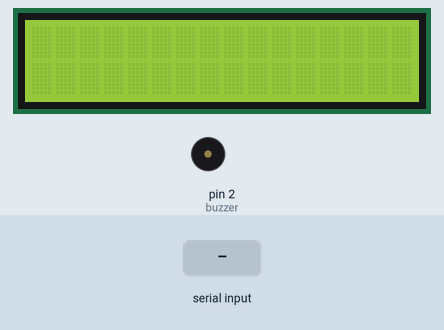
This program was run on a simulated Arduino Uno, built with avr-gcc and run on an emulated ATmega328P. Parts: 16×2 character LCD, buzzer (waves = sounding, pin HIGH). The inputs (shaded band) are chosen by the test bench.

Above: at 1.2 s.
1.3 s: "1" received over Serial
At 5.7 s:
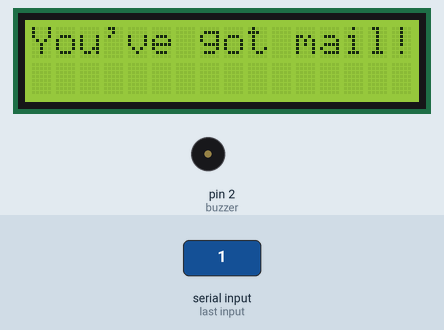
At 10.17 s:
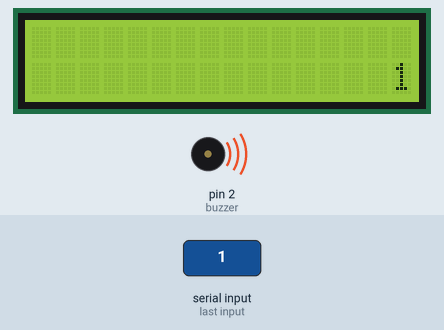
Timing chart, 0 to 12.0 s (numbered marks = the images above; inputs shaded):
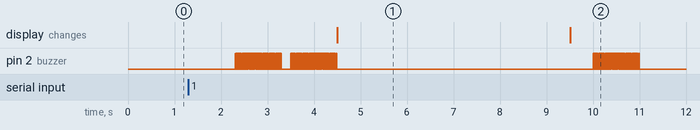

Measured:
- after the input at 1.3 s, the display: changes after 3.2 s (image 1)
- what the display in image 1 shows lasts 5.0 s, from 4.5 s to 9.5 s

The program:

main.cpp
```cpp
#include <Arduino.h>
#include <Wire.h>
#include <LiquidCrystal.h>

LiquidCrystal lcd(7, 8, 9, 10, 11, 12);
String incomingString = "";
int buzzer = 2;

void setup() {
  Serial.begin(9600);
  lcd.begin(16, 2);
  pinMode(buzzer, OUTPUT);
}

void notifingBeep() {
  unsigned char i;
  for(i=0;i<50;i++) {
  digitalWrite(buzzer, HIGH);
  delay(10);
  digitalWrite(buzzer, LOW);
  delay(10);
  }
}

void got_email(String subject) {

  //Initial two beeps to alert user to incoming email
  notifingBeep();
  delay(200);
  notifingBeep();

  lcd.setCursor(0, 0);
  lcd.print("You've got mail!");
  delay(5000);

  int str_len = subject.length() + 1;
  char char_array[str_len];
  subject.toCharArray(char_array, str_len);
  unsigned int i;

  lcd.clear();
  lcd.setCursor(16, 1);
  lcd.autoscroll();
  for (i = 0; i < sizeof(char_array) - 1; i++){
    lcd.print(char_array[i]);
    delay(500);
  }

  //Last beep to inform user of end of email
  notifingBeep();
}

void loop() {
  if(Serial.available() > 0) {
    incomingString = Serial.readString();
    got_email(incomingString);
  }
}
```
